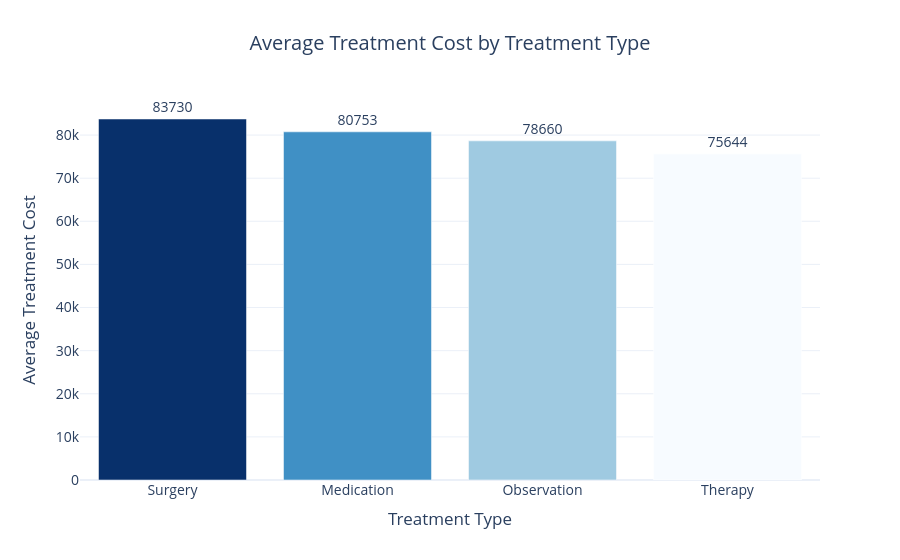

Notebook source saved alongside this figure:
### Markdown cell above
### Question 2: Which treatment types are most expensive on average?

### Code cell
treatment_cost = (
    hospital_df
    .groupby("Treatment Type", as_index=False)["Treatment Cost"]
    .mean()
    .sort_values(by="Treatment Cost", ascending=False)
)

fig = px.bar(
    treatment_cost,
    x="Treatment Type",
    y="Treatment Cost",
    color="Treatment Cost",
    color_continuous_scale="Blues",
    text_auto=".0f",
    title="Average Treatment Cost by Treatment Type"
)

fig.update_layout(
    template="plotly_white",
    xaxis_title="Treatment Type",
    yaxis_title="Average Treatment Cost",
    coloraxis_showscale=False,
    title_x=0.5,
    font=dict(size=14)
)

fig.update_traces(textposition="outside")

fig.show()

### Figure 1 — Plotly figure (JSON) as saved in the notebook; plotly's stock layout.template omitted (floating-point values rounded to 4 significant figures)
{"data": [{"hovertemplate": "Treatment Type=%{x}<br>Treatment Cost=%{marker.color}<extra></extra>", "legendgroup": "", "marker": {"color": [83730.0, 80750.0, 78660.0, 75640.0], "coloraxis": "coloraxis", "pattern": {"shape": ""}}, "name": "", "orientation": "v", "showlegend": false, "textposition": "outside", "texttemplate": "%{y:.0f}", "type": "bar", "x": ["Surgery", "Medication", "Observation", "Therapy"], "xaxis": "x", "y": [83730.0, 80750.0, 78660.0, 75640.0], "yaxis": "y"}], "layout": {"barmode": "relative", "coloraxis": {"colorbar": {"title": {"text": "Treatment Cost"}}, "colorscale": [[0, "rgb(247,251,255)"], [0.125, "rgb(222,235,247)"], [0.25, "rgb(198,219,239)"], [0.375, "rgb(158,202,225)"], [0.5, "rgb(107,174,214)"], [0.625, "rgb(66,146,198)"], [0.75, "rgb(33,113,181)"], [0.875, "rgb(8,81,156)"], [1, "rgb(8,48,107)"]], "showscale": false}, "font": {"size": 14}, "legend": {"tracegroupgap": 0}, "title": {"text": "Average Treatment Cost by Treatment Type", "x": 0.5}, "xaxis": {"anchor": "y", "domain": [0, 1], "title": {"text": "Treatment Type"}}, "yaxis": {"anchor": "x", "domain": [0, 1], "title": {"text": "Average Treatment Cost"}}}}
